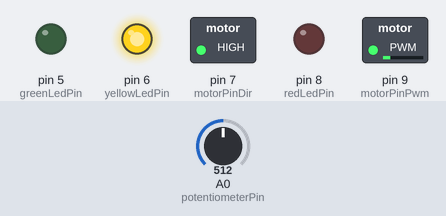
The sketch below on a simulated Arduino Uno, built with avr-gcc and run on an emulated ATmega328P. On the bench: switched loads named in the sketch (green lamp = pin HIGH), output pins drawn as LEDs (lit = HIGH). Inputs (shaded band) come from the test bench; at power-on: A0 (potentiometerPin) = 512.

Above: at 1.2 s.
1.3 s: A0 (potentiometerPin) set to 390
At 2.3 s:
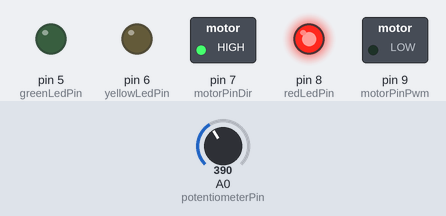
2.8 s: A0 (potentiometerPin) set to 710
At 3.5 s:
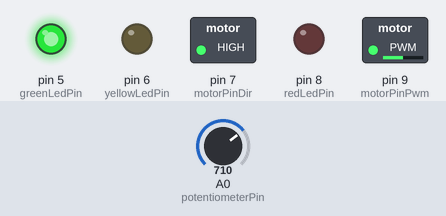
4.3 s: A0 (potentiometerPin) set to 716
At 4.6 s:
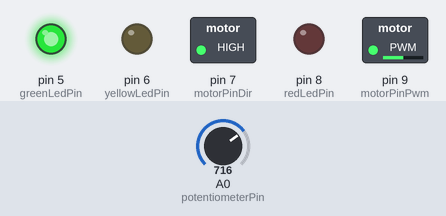
5.8 s: A0 (potentiometerPin) set to 690
At 7.0 s:
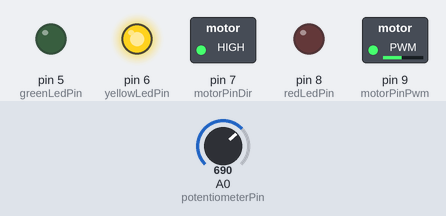
7.3 s: A0 (potentiometerPin) set to 900
At 8.1 s:
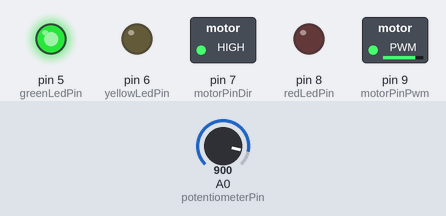
8.8 s: A0 (potentiometerPin) set to 511
At 9.3 s:
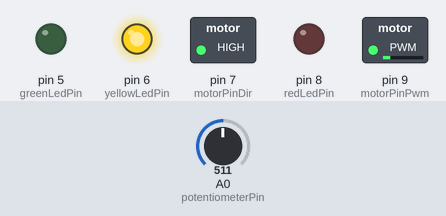
Timing chart, 0 to 11.3 s (numbered marks = the images above; inputs shaded):
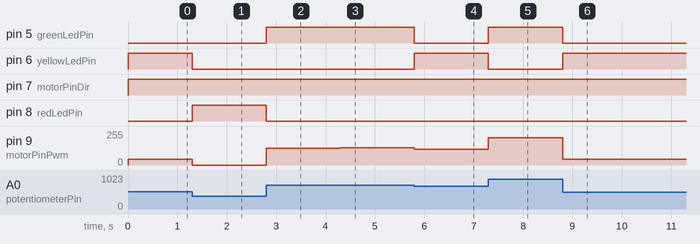

The sketch:

quatro.ino
```cpp
/*	File #4

	A abordar: utilização de analogRead
	utilização de funções com argumentos
	if/else statement


*/

//declaração de pins de motor e o valor a escrever no motor
int motorPinDir = 7;
int motorPinPwm = 9;
int write = 0;

int potentiometerPin = A0;
int read = 0;
int redLedPin = 8;
int yellowLedPin = 6;
int greenLedPin = 5;

void turnOnLed(int distance){
	if(distance <400){
		digitalWrite(redLedPin,HIGH);
		digitalWrite(yellowLedPin,LOW);
		digitalWrite(greenLedPin,LOW);
	}else if(distance >=400 && distance <700){
		digitalWrite(redLedPin,LOW);
		digitalWrite(yellowLedPin,HIGH);
		digitalWrite(greenLedPin,LOW);
	}else{
		digitalWrite(redLedPin,LOW);
		digitalWrite(yellowLedPin,LOW);
		digitalWrite(greenLedPin,HIGH);
	}
}
//função que controla o motor consoante o valor de read
void motorControl(int value){
	if(value<400){
		write = 0;
	}
	else{
		//faz a correspondencia entre os ranges do sensor e os valores aceites pelo motor
		write = map(value, 400, 1023, 0, 255);
	}
	analogWrite(motorPinPwm, write);
}

void setup()
{
	//declaração do pin Dir do motor como HIGH permanentemente
	pinMode(motorPinDir, OUTPUT);
	pinMode(motorPinPwm, OUTPUT);

	pinMode(potentiometerPin, INPUT);
	pinMode(greenLedPin, OUTPUT);
	pinMode(yellowLedPin, OUTPUT);
	pinMode(redLedPin, OUTPUT);

}

void loop()
{
	digitalWrite(motorPinDir, HIGH);

	read = analogRead(potentiometerPin);
	motorControl(read);
	turnOnLed(read);
}
```

Measured:
- after the input at 1.3 s, pin 6 (yellowLedPin): HIGH → LOW at once; pin 8 (redLedPin): LOW → HIGH at once; pin 9 (motorPinPwm): 45/255 → 0/255 at once
- after the input at 2.8 s, pin 5 (greenLedPin): LOW → HIGH at once; pin 8 (redLedPin): HIGH → LOW at once; pin 9 (motorPinPwm): 0/255 → 126/255 at once
- after the input at 4.3 s, pin 9 (motorPinPwm): 126/255 → 129/255 at once
- after the input at 5.8 s, pin 5 (greenLedPin): HIGH → LOW at once; pin 6 (yellowLedPin): LOW → HIGH at once; pin 9 (motorPinPwm): 129/255 → 118/255 at once
- after the input at 7.3 s, pin 5 (greenLedPin): LOW → HIGH at once; pin 6 (yellowLedPin): HIGH → LOW at once; pin 9 (motorPinPwm): 118/255 → 204/255 at once
- after the input at 8.8 s, pin 5 (greenLedPin): HIGH → LOW at once; pin 6 (yellowLedPin): LOW → HIGH at once; pin 9 (motorPinPwm): 204/255 → 45/255 at once
